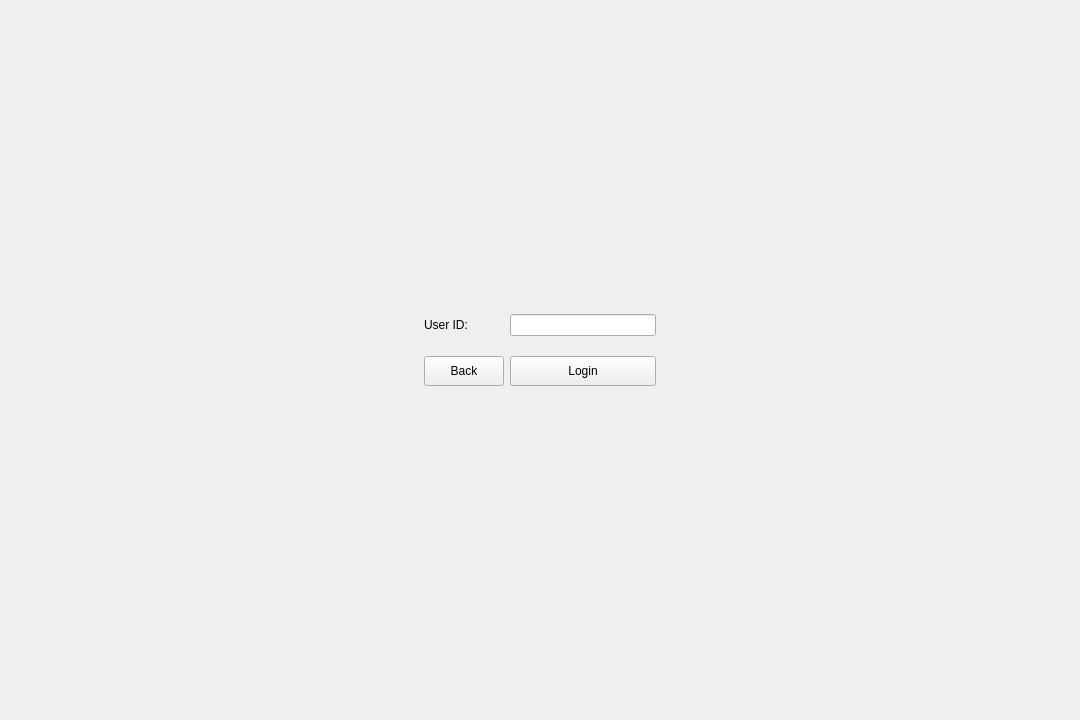
<?xml version="1.0" encoding="UTF-8"?>
<ui version="4.0">
 <class>Form</class>
 <widget class="QWidget" name="Form">
  <property name="geometry">
   <rect>
    <x>0</x>
    <y>0</y>
    <width>1080</width>
    <height>720</height>
   </rect>
  </property>
  <property name="windowTitle">
   <string>Form</string>
  </property>
  <layout class="QGridLayout" name="gridLayout">
   <item row="0" column="0" alignment="Qt::AlignmentFlag::AlignHCenter|Qt::AlignmentFlag::AlignVCenter">
    <widget class="QWidget" name="widget" native="true">
     <property name="minimumSize">
      <size>
       <width>250</width>
       <height>0</height>
      </size>
     </property>
     <layout class="QFormLayout" name="formLayout">
      <item row="0" column="0">
       <widget class="QLabel" name="label">
        <property name="minimumSize">
         <size>
          <width>75</width>
          <height>0</height>
         </size>
        </property>
        <property name="text">
         <string>User ID:</string>
        </property>
       </widget>
      </item>
      <item row="0" column="1">
       <widget class="QLineEdit" name="lineEdit"/>
      </item>
      <item row="1" column="1">
       <spacer name="verticalSpacer">
        <property name="orientation">
         <enum>Qt::Orientation::Vertical</enum>
        </property>
        <property name="sizeHint" stdset="0">
         <size>
          <width>20</width>
          <height>1</height>
         </size>
        </property>
       </spacer>
      </item>
      <item row="3" column="0">
       <widget class="QPushButton" name="backButton">
        <property name="minimumSize">
         <size>
          <width>0</width>
          <height>30</height>
         </size>
        </property>
        <property name="text">
         <string>Back</string>
        </property>
       </widget>
      </item>
      <item row="3" column="1">
       <widget class="QPushButton" name="loginButton">
        <property name="minimumSize">
         <size>
          <width>0</width>
          <height>30</height>
         </size>
        </property>
        <property name="text">
         <string>Login</string>
        </property>
       </widget>
      </item>
      <item row="2" column="0">
       <spacer name="verticalSpacer_2">
        <property name="orientation">
         <enum>Qt::Orientation::Vertical</enum>
        </property>
        <property name="sizeHint" stdset="0">
         <size>
          <width>20</width>
          <height>1</height>
         </size>
        </property>
       </spacer>
      </item>
      <item row="4" column="0">
       <widget class="QLabel" name="label_2">
        <property name="text">
         <string/>
        </property>
       </widget>
      </item>
     </layout>
    </widget>
   </item>
  </layout>
 </widget>
 <resources/>
 <connections/>
</ui>
